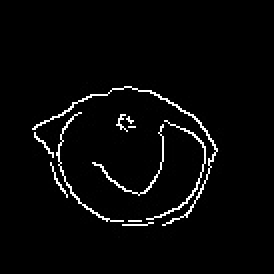
#> input picture Purrsong/Jupyter/canny_imgs/000_wide.jpg, 137 x 137 px (shown 2 times larger); its folder holds only this picture in this run
$ python canny.py --eyes_imgs canny_imgs
#> lines starting #> are read from the running program, lines starting #| are printed output that depends on the picture; after the words box and inside, x2 and y2 are one past the last pixel; in counts of white or black regions, pixels touching at a corner belong together
import cv2
import numpy as np
import argparse
import glob

def auto_canny(image, sigma=0.33):
    # compute the median of the single channel pixel intensities
    v = np.max(image)

    # apply automatic Canny edge detection using the computed median
    lower = int(max(0, (1.0 - sigma) * v))
    upper = int(min(255, (1.0 + sigma) * v))
    edged = cv2.Canny(image, lower, upper)

    print('lower: %d  upper: %d' % (lower, upper))

    # return the edged image
    return edged


# construct the argument parse and parse the arguments
ap = argparse.ArgumentParser()
ap.add_argument("-i", "--eyes_imgs", required=True, help="path to input dataset of images")
args = vars(ap.parse_args())
#canny.py -i image
# loop over the images

i = 0
for imagePath in glob.glob(args["eyes_imgs"] + "/*.jpg"):

    # load the image, convert it to grayscale, and blur it slightly
    image = cv2.imread(imagePath)
#> image is the input picture: shape (137, 137, 3); min 0, max 255, mean 7.7
    gray = cv2.cvtColor(image, cv2.COLOR_BGR2GRAY)
    blurred = cv2.GaussianBlur(gray, (5, 5), 0)
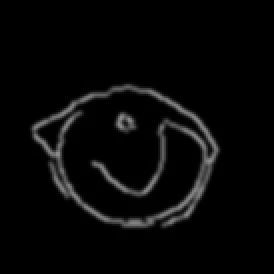
#> blurred: shape (137, 137) (shown 2 times larger); min 0, max 139, mean 7.7

    kernel = np.ones((5,5), np.float32)/25
    blur = cv2.filter2D(image, -1, kernel)
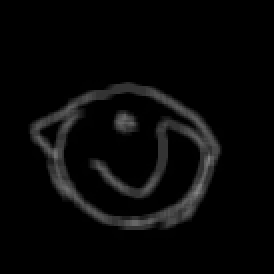
#> blur: shape (137, 137, 3) (shown 2 times larger); min 0, max 133, mean 7.7

    # apply Canny edge detection using a wide threshold, tight
    # threshold, and automatically determined threshold
    wide = cv2.Canny(blur, 20, 255)
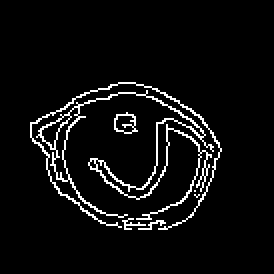
#> wide: shape (137, 137) (shown 2 times larger); 5.3% white in thin lines or dots, all inside (x1, y1, x2, y2) = (15, 41, 111, 115)
    # [10 lines of commented-out code are left out]

    cv2.imwrite('canny_imgs/00{}_wide.jpg'.format(i), wide)
    cv2.waitKey(0)


    i += 1


# [36 lines of commented-out code are left out]

$ run again, on Purrsong/Jupyter/canny_imgs/0020_wide.jpg
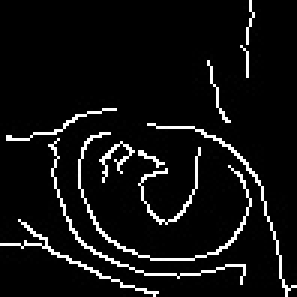
#> input picture Purrsong/Jupyter/canny_imgs/0020_wide.jpg, 99 x 99 px (shown 3 times larger)
#> image is the input picture: shape (99, 99, 3); min 0, max 255, mean 16.9
#> `blur = cv2.filter2D(image, -1, kernel)`:
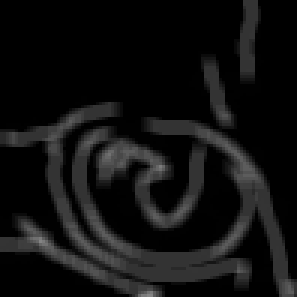
#> blur: shape (99, 99, 3) (shown 3 times larger); min 0, max 133, mean 16.9
#> `wide = cv2.Canny(blur, 20, 255)`:
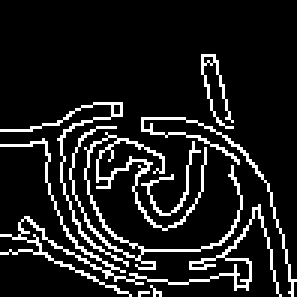
#> wide: shape (99, 99) (shown 3 times larger); 11.8% white in thin lines or dots, all inside (x1, y1, x2, y2) = (0, 18, 99, 99)

$ run again, on Purrsong/Jupyter/canny_imgs/0022_wide.jpg
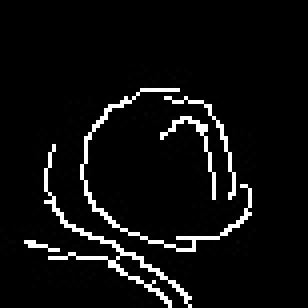
#> input picture Purrsong/Jupyter/canny_imgs/0022_wide.jpg, 77 x 77 px (shown 4 times larger)
#> image is the input picture: shape (77, 77, 3); min 0, max 255, mean 14
#> `blur = cv2.filter2D(image, -1, kernel)`:
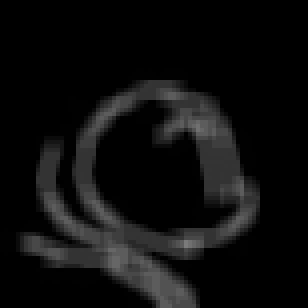
#> blur: shape (77, 77, 3) (shown 4 times larger); min 0, max 123, mean 14.1
#> `wide = cv2.Canny(blur, 20, 255)`:
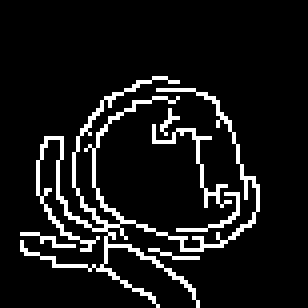
#> wide: shape (77, 77) (shown 4 times larger); 9.1% white in thin lines or dots, all inside (x1, y1, x2, y2) = (5, 19, 65, 77)

$ run again, on Purrsong/Jupyter/canny_imgs/0023_wide.jpg
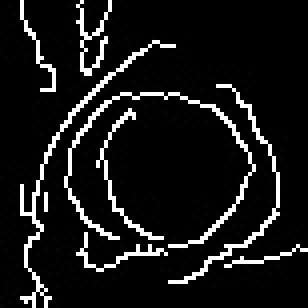
#> input picture Purrsong/Jupyter/canny_imgs/0023_wide.jpg, 77 x 77 px (shown 4 times larger)
#> image is the input picture: shape (77, 77, 3); min 0, max 255, mean 24
#> `blur = cv2.filter2D(image, -1, kernel)`:
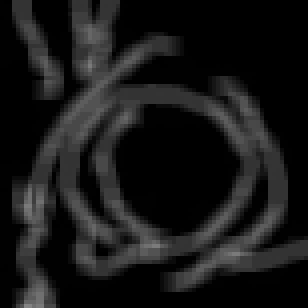
#> blur: shape (77, 77, 3) (shown 4 times larger); min 0, max 133, mean 24.1
#> `wide = cv2.Canny(blur, 20, 255)`:
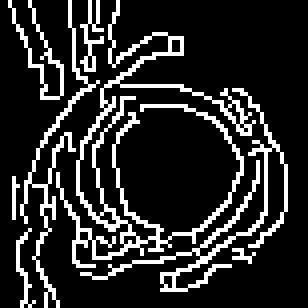
#> wide: shape (77, 77) (shown 4 times larger); 16.5% white in thin lines or dots
